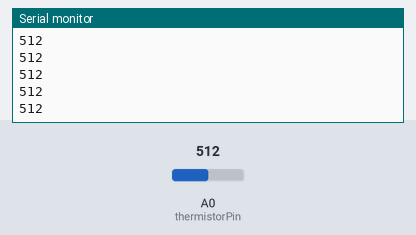
A sketch run on a simulated Arduino Uno, built with avr-gcc and run on an emulated ATmega328P. On the bench: the last lines printed to the serial monitor. The inputs (shaded band) are chosen by the test bench; at power-on: A0 (thermistorPin) = 512.

Above: at 1.2 s.
1.3 s: A0 (thermistorPin) set to 716
At 1.31 s:
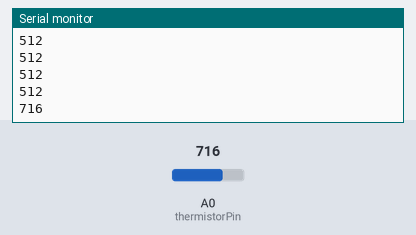
2.8 s: A0 (thermistorPin) set to 900
At 2.81 s:
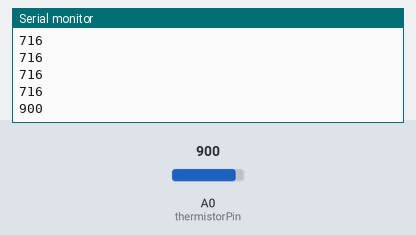
Timing chart, 0 to 5.8 s (numbered marks = the images above; inputs shaded):
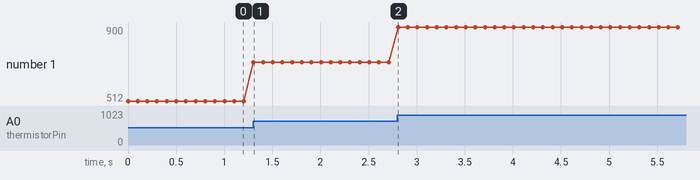

Measured:
- after the input at 1.3 s, the serial monitor: prints a new line at once (image 1)
- after the input at 2.8 s, the serial monitor: prints a new line at once (image 2)
- plotted number 1: 512 → 716 after the input at 1.3 s, 716 → 900 after the input at 2.8 s

The sketch:

A1-Thermistor.ino
```cpp
const int thermistorPin = A0;

void setup() {
  // put your setup code here, to run once:
  Serial.begin(9600);
}

void loop() {
  // put your main code here, to run repeatedly:
  int sensorValue = analogRead(thermistorPin);
  Serial.println(sensorValue);
  delay(100);
}
```
